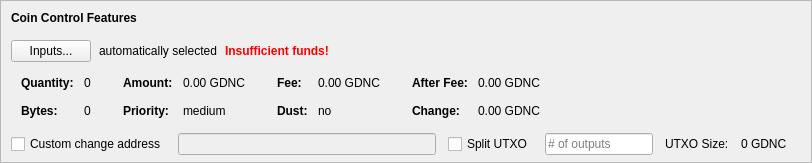
    <widget class="QFrame" name="frameCoinControl">
     <property name="sizePolicy">
      <sizepolicy hsizetype="Expanding" vsizetype="Expanding">
       <horstretch>0</horstretch>
       <verstretch>0</verstretch>
      </sizepolicy>
     </property>
     <property name="maximumSize">
      <size>
       <width>16777215</width>
       <height>16777215</height>
      </size>
     </property>
     <property name="frameShape">
      <enum>QFrame::StyledPanel</enum>
     </property>
     <property name="frameShadow">
      <enum>QFrame::Sunken</enum>
     </property>
     <layout class="QVBoxLayout" name="verticalLayoutCoinControl2">
      <property name="spacing">
       <number>0</number>
      </property>
      <property name="leftMargin">
       <number>0</number>
      </property>
      <property name="topMargin">
       <number>0</number>
      </property>
      <property name="rightMargin">
       <number>0</number>
      </property>
      <property name="bottomMargin">
       <number>6</number>
      </property>
      <item>
       <layout class="QVBoxLayout" name="verticalLayoutCoinControl" stretch="0,0,0,0,1">
        <property name="spacing">
         <number>0</number>
        </property>
        <property name="leftMargin">
         <number>10</number>
        </property>
        <property name="topMargin">
         <number>10</number>
        </property>
        <item>
         <layout class="QHBoxLayout" name="horizontalLayoutCoinControl1">
          <property name="bottomMargin">
           <number>15</number>
          </property>
          <item>
           <widget class="QLabel" name="labelCoinControlFeatures">
            <property name="sizePolicy">
             <sizepolicy hsizetype="Preferred" vsizetype="Maximum">
              <horstretch>0</horstretch>
              <verstretch>0</verstretch>
             </sizepolicy>
            </property>
            <property name="font">
             <font>
              <weight>75</weight>
              <bold>true</bold>
             </font>
            </property>
            <property name="styleSheet">
             <string notr="true">font-weight:bold;</string>
            </property>
            <property name="text">
             <string>Coin Control Features</string>
            </property>
           </widget>
          </item>
         </layout>
        </item>
        <item>
         <layout class="QHBoxLayout" name="horizontalLayoutCoinControl2" stretch="0,0,0,0">
          <property name="spacing">
           <number>8</number>
          </property>
          <property name="bottomMargin">
           <number>10</number>
          </property>
          <item>
           <widget class="QPushButton" name="pushButtonCoinControl">
            <property name="styleSheet">
             <string notr="true"/>
            </property>
            <property name="text">
             <string>Inputs...</string>
            </property>
            <property name="autoDefault">
             <bool>false</bool>
            </property>
           </widget>
          </item>
          <item>
           <widget class="QLabel" name="labelCoinControlAutomaticallySelected">
            <property name="text">
             <string>automatically selected</string>
            </property>
            <property name="margin">
             <number>5</number>
            </property>
           </widget>
          </item>
          <item>
           <widget class="QLabel" name="labelCoinControlInsuffFunds">
            <property name="font">
             <font>
              <weight>75</weight>
              <bold>true</bold>
             </font>
            </property>
            <property name="styleSheet">
             <string notr="true">color:red;font-weight:bold;</string>
            </property>
            <property name="text">
             <string>Insufficient funds!</string>
            </property>
            <property name="margin">
             <number>5</number>
            </property>
           </widget>
          </item>
          <item>
           <spacer name="horizontalSpacerCoinControl">
            <property name="orientation">
             <enum>Qt::Horizontal</enum>
            </property>
            <property name="sizeHint" stdset="0">
             <size>
              <width>40</width>
              <height>1</height>
             </size>
            </property>
           </spacer>
          </item>
         </layout>
        </item>
        <item>
         <widget class="QWidget" name="widgetCoinControl" native="true">
          <property name="sizePolicy">
           <sizepolicy hsizetype="Preferred" vsizetype="Preferred">
            <horstretch>0</horstretch>
            <verstretch>0</verstretch>
           </sizepolicy>
          </property>
          <property name="minimumSize">
           <size>
            <width>0</width>
            <height>0</height>
           </size>
          </property>
          <property name="styleSheet">
           <string notr="true"/>
          </property>
          <layout class="QHBoxLayout" name="horizontalLayoutCoinControl5">
           <property name="leftMargin">
            <number>0</number>
           </property>
           <property name="topMargin">
            <number>0</number>
           </property>
           <property name="rightMargin">
            <number>0</number>
           </property>
           <property name="bottomMargin">
            <number>0</number>
           </property>
           <item>
            <layout class="QHBoxLayout" name="horizontalLayoutCoinControl3" stretch="0,0,0,1">
             <property name="spacing">
              <number>20</number>
             </property>
             <property name="topMargin">
              <number>0</number>
             </property>
             <property name="bottomMargin">
              <number>10</number>
             </property>
             <item>
              <layout class="QFormLayout" name="formLayoutCoinControl1">
               <property name="horizontalSpacing">
                <number>10</number>
               </property>
               <property name="verticalSpacing">
                <number>14</number>
               </property>
               <property name="leftMargin">
                <number>10</number>
               </property>
               <property name="topMargin">
                <number>4</number>
               </property>
               <property name="rightMargin">
                <number>6</number>
               </property>
               <item row="0" column="0">
                <widget class="QLabel" name="labelCoinControlQuantityText">
                 <property name="font">
                  <font>
                   <weight>75</weight>
                   <bold>true</bold>
                  </font>
                 </property>
                 <property name="text">
                  <string>Quantity:</string>
                 </property>
                 <property name="margin">
                  <number>0</number>
                 </property>
                </widget>
               </item>
               <item row="0" column="1">
                <widget class="QLabel" name="labelCoinControlQuantity">
                 <property name="cursor">
                  <cursorShape>IBeamCursor</cursorShape>
                 </property>
                 <property name="contextMenuPolicy">
                  <enum>Qt::ActionsContextMenu</enum>
                 </property>
                 <property name="text">
                  <string notr="true">0</string>
                 </property>
                 <property name="margin">
                  <number>0</number>
                 </property>
                 <property name="textInteractionFlags">
                  <set>Qt::LinksAccessibleByMouse|Qt::TextSelectableByKeyboard|Qt::TextSelectableByMouse</set>
                 </property>
                </widget>
               </item>
               <item row="1" column="0">
                <widget class="QLabel" name="labelCoinControlBytesText">
                 <property name="font">
                  <font>
                   <weight>75</weight>
                   <bold>true</bold>
                  </font>
                 </property>
                 <property name="text">
                  <string>Bytes:</string>
                 </property>
                </widget>
               </item>
               <item row="1" column="1">
                <widget class="QLabel" name="labelCoinControlBytes">
                 <property name="cursor">
                  <cursorShape>IBeamCursor</cursorShape>
                 </property>
                 <property name="contextMenuPolicy">
                  <enum>Qt::ActionsContextMenu</enum>
                 </property>
                 <property name="text">
                  <string notr="true">0</string>
                 </property>
                 <property name="textInteractionFlags">
                  <set>Qt::LinksAccessibleByMouse|Qt::TextSelectableByKeyboard|Qt::TextSelectableByMouse</set>
                 </property>
                </widget>
               </item>
              </layout>
             </item>
             <item>
              <layout class="QFormLayout" name="formLayoutCoinControl2">
               <property name="horizontalSpacing">
                <number>10</number>
               </property>
               <property name="verticalSpacing">
                <number>14</number>
               </property>
               <property name="leftMargin">
                <number>6</number>
               </property>
               <property name="topMargin">
                <number>4</number>
               </property>
               <property name="rightMargin">
                <number>6</number>
               </property>
               <item row="0" column="0">
                <widget class="QLabel" name="labelCoinControlAmountText">
                 <property name="font">
                  <font>
                   <weight>75</weight>
                   <bold>true</bold>
                  </font>
                 </property>
                 <property name="text">
                  <string>Amount:</string>
                 </property>
                 <property name="margin">
                  <number>0</number>
                 </property>
                </widget>
               </item>
               <item row="0" column="1">
                <widget class="QLabel" name="labelCoinControlAmount">
                 <property name="cursor">
                  <cursorShape>IBeamCursor</cursorShape>
                 </property>
                 <property name="contextMenuPolicy">
                  <enum>Qt::ActionsContextMenu</enum>
                 </property>
                 <property name="text">
                  <string notr="true">0.00 GDNC</string>
                 </property>
                 <property name="textInteractionFlags">
                  <set>Qt::LinksAccessibleByMouse|Qt::TextSelectableByKeyboard|Qt::TextSelectableByMouse</set>
                 </property>
                </widget>
               </item>
               <item row="1" column="0">
                <widget class="QLabel" name="labelCoinControlPriorityText">
                 <property name="font">
                  <font>
                   <weight>75</weight>
                   <bold>true</bold>
                  </font>
                 </property>
                 <property name="text">
                  <string>Priority:</string>
                 </property>
                </widget>
               </item>
               <item row="1" column="1">
                <widget class="QLabel" name="labelCoinControlPriority">
                 <property name="cursor">
                  <cursorShape>IBeamCursor</cursorShape>
                 </property>
                 <property name="contextMenuPolicy">
                  <enum>Qt::ActionsContextMenu</enum>
                 </property>
                 <property name="text">
                  <string>medium</string>
                 </property>
                 <property name="textInteractionFlags">
                  <set>Qt::LinksAccessibleByMouse|Qt::TextSelectableByKeyboard|Qt::TextSelectableByMouse</set>
                 </property>
                </widget>
               </item>
              </layout>
             </item>
             <item>
              <layout class="QFormLayout" name="formLayoutCoinControl3">
               <property name="horizontalSpacing">
                <number>10</number>
               </property>
               <property name="verticalSpacing">
                <number>14</number>
               </property>
               <property name="leftMargin">
                <number>6</number>
               </property>
               <property name="topMargin">
                <number>4</number>
               </property>
               <property name="rightMargin">
                <number>6</number>
               </property>
               <item row="0" column="0">
                <widget class="QLabel" name="labelCoinControlFeeText">
                 <property name="font">
                  <font>
                   <weight>75</weight>
                   <bold>true</bold>
                  </font>
                 </property>
                 <property name="text">
                  <string>Fee:</string>
                 </property>
                 <property name="margin">
                  <number>0</number>
                 </property>
                </widget>
               </item>
               <item row="0" column="1">
                <widget class="QLabel" name="labelCoinControlFee">
                 <property name="cursor">
                  <cursorShape>IBeamCursor</cursorShape>
                 </property>
                 <property name="contextMenuPolicy">
                  <enum>Qt::ActionsContextMenu</enum>
                 </property>
                 <property name="text">
                  <string notr="true">0.00 GDNC</string>
                 </property>
                 <property name="textInteractionFlags">
                  <set>Qt::LinksAccessibleByMouse|Qt::TextSelectableByKeyboard|Qt::TextSelectableByMouse</set>
                 </property>
                </widget>
               </item>
               <item row="1" column="0">
                <widget class="QLabel" name="labelCoinControlLowOutputText">
                 <property name="font">
                  <font>
                   <weight>75</weight>
                   <bold>true</bold>
                  </font>
                 </property>
                 <property name="text">
                  <string>Dust:</string>
                 </property>
                </widget>
               </item>
               <item row="1" column="1">
                <widget class="QLabel" name="labelCoinControlLowOutput">
                 <property name="cursor">
                  <cursorShape>IBeamCursor</cursorShape>
                 </property>
                 <property name="contextMenuPolicy">
                  <enum>Qt::ActionsContextMenu</enum>
                 </property>
                 <property name="text">
                  <string>no</string>
                 </property>
                 <property name="textInteractionFlags">
                  <set>Qt::LinksAccessibleByMouse|Qt::TextSelectableByKeyboard|Qt::TextSelectableByMouse</set>
                 </property>
                </widget>
               </item>
              </layout>
             </item>
             <item>
              <layout class="QFormLayout" name="formLayoutCoinControl4">
               <property name="horizontalSpacing">
                <number>10</number>
               </property>
               <property name="verticalSpacing">
                <number>14</number>
               </property>
               <property name="leftMargin">
                <number>6</number>
               </property>
               <property name="topMargin">
                <number>4</number>
               </property>
               <property name="rightMargin">
                <number>6</number>
               </property>
               <item row="0" column="0">
                <widget class="QLabel" name="labelCoinControlAfterFeeText">
                 <property name="font">
                  <font>
                   <weight>75</weight>
                   <bold>true</bold>
                  </font>
                 </property>
                 <property name="text">
                  <string>After Fee:</string>
                 </property>
                 <property name="margin">
                  <number>0</number>
                 </property>
                </widget>
               </item>
               <item row="0" column="1">
                <widget class="QLabel" name="labelCoinControlAfterFee">
                 <property name="cursor">
                  <cursorShape>IBeamCursor</cursorShape>
                 </property>
                 <property name="contextMenuPolicy">
                  <enum>Qt::ActionsContextMenu</enum>
                 </property>
                 <property name="text">
                  <string notr="true">0.00 GDNC</string>
                 </property>
                 <property name="textInteractionFlags">
                  <set>Qt::LinksAccessibleByMouse|Qt::TextSelectableByKeyboard|Qt::TextSelectableByMouse</set>
                 </property>
                </widget>
               </item>
               <item row="1" column="0">
                <widget class="QLabel" name="labelCoinControlChangeText">
                 <property name="font">
                  <font>
                   <weight>75</weight>
                   <bold>true</bold>
                  </font>
                 </property>
                 <property name="text">
                  <string>Change:</string>
                 </property>
                </widget>
               </item>
               <item row="1" column="1">
                <widget class="QLabel" name="labelCoinControlChange">
                 <property name="cursor">
                  <cursorShape>IBeamCursor</cursorShape>
                 </property>
                 <property name="contextMenuPolicy">
                  <enum>Qt::ActionsContextMenu</enum>
                 </property>
                 <property name="text">
                  <string notr="true">0.00 GDNC</string>
                 </property>
                 <property name="textInteractionFlags">
                  <set>Qt::LinksAccessibleByMouse|Qt::TextSelectableByKeyboard|Qt::TextSelectableByMouse</set>
                 </property>
                </widget>
               </item>
              </layout>
             </item>
            </layout>
           </item>
          </layout>
         </widget>
        </item>
        <item>
         <layout class="QHBoxLayout" name="horizontalLayoutCoinControl4" stretch="0,0,0,0,0,0,0">
          <property name="spacing">
           <number>12</number>
          </property>
          <property name="sizeConstraint">
           <enum>QLayout::SetDefaultConstraint</enum>
          </property>
          <property name="topMargin">
           <number>5</number>
          </property>
          <property name="rightMargin">
           <number>5</number>
          </property>
          <item>
           <widget class="QCheckBox" name="checkBoxCoinControlChange">
            <property name="toolTip">
             <string>If this is activated, but the change address is empty or invalid, change will be sent to a newly generated address.</string>
            </property>
            <property name="text">
             <string>Custom change address</string>
            </property>
           </widget>
          </item>
          <item>
           <widget class="QValidatedLineEdit" name="lineEditCoinControlChange">
            <property name="enabled">
             <bool>false</bool>
            </property>
            <property name="sizePolicy">
             <sizepolicy hsizetype="Expanding" vsizetype="Fixed">
              <horstretch>0</horstretch>
              <verstretch>0</verstretch>
             </sizepolicy>
            </property>
           </widget>
          </item>
          <item>
           <widget class="QCheckBox" name="splitBlockCheckBox">
            <property name="text">
             <string>Split UTXO</string>
            </property>
           </widget>
          </item>
          <item>
           <widget class="QLineEdit" name="splitBlockLineEdit">
            <property name="sizePolicy">
             <sizepolicy hsizetype="Fixed" vsizetype="Fixed">
              <horstretch>50</horstretch>
              <verstretch>0</verstretch>
             </sizepolicy>
            </property>
            <property name="placeholderText">
             <string># of outputs</string>
            </property>
           </widget>
          </item>
          <item>
           <widget class="QLabel" name="labelBlockSizeText">
            <property name="text">
             <string>UTXO Size:</string>
            </property>
           </widget>
          </item>
          <item>
           <widget class="QLabel" name="labelBlockSize">
            <property name="text">
             <string>0 GDNC</string>
            </property>
           </widget>
          </item>
          <item>
           <widget class="QLabel" name="labelCoinControlChangeLabel">
            <property name="sizePolicy">
             <sizepolicy hsizetype="Preferred" vsizetype="Expanding">
              <horstretch>0</horstretch>
              <verstretch>0</verstretch>
             </sizepolicy>
            </property>
            <property name="minimumSize">
             <size>
              <width>0</width>
              <height>0</height>
             </size>
            </property>
            <property name="text">
             <string/>
            </property>
            <property name="margin">
             <number>3</number>
            </property>
           </widget>
          </item>
         </layout>
        </item>
        <item>
         <spacer name="verticalSpacerCoinControl">
          <property name="orientation">
           <enum>Qt::Vertical</enum>
          </property>
          <property name="sizeHint" stdset="0">
           <size>
            <width>800</width>
            <height>1</height>
           </size>
          </property>
         </spacer>
        </item>
       </layout>
      </item>
     </layout>
    </widget>
